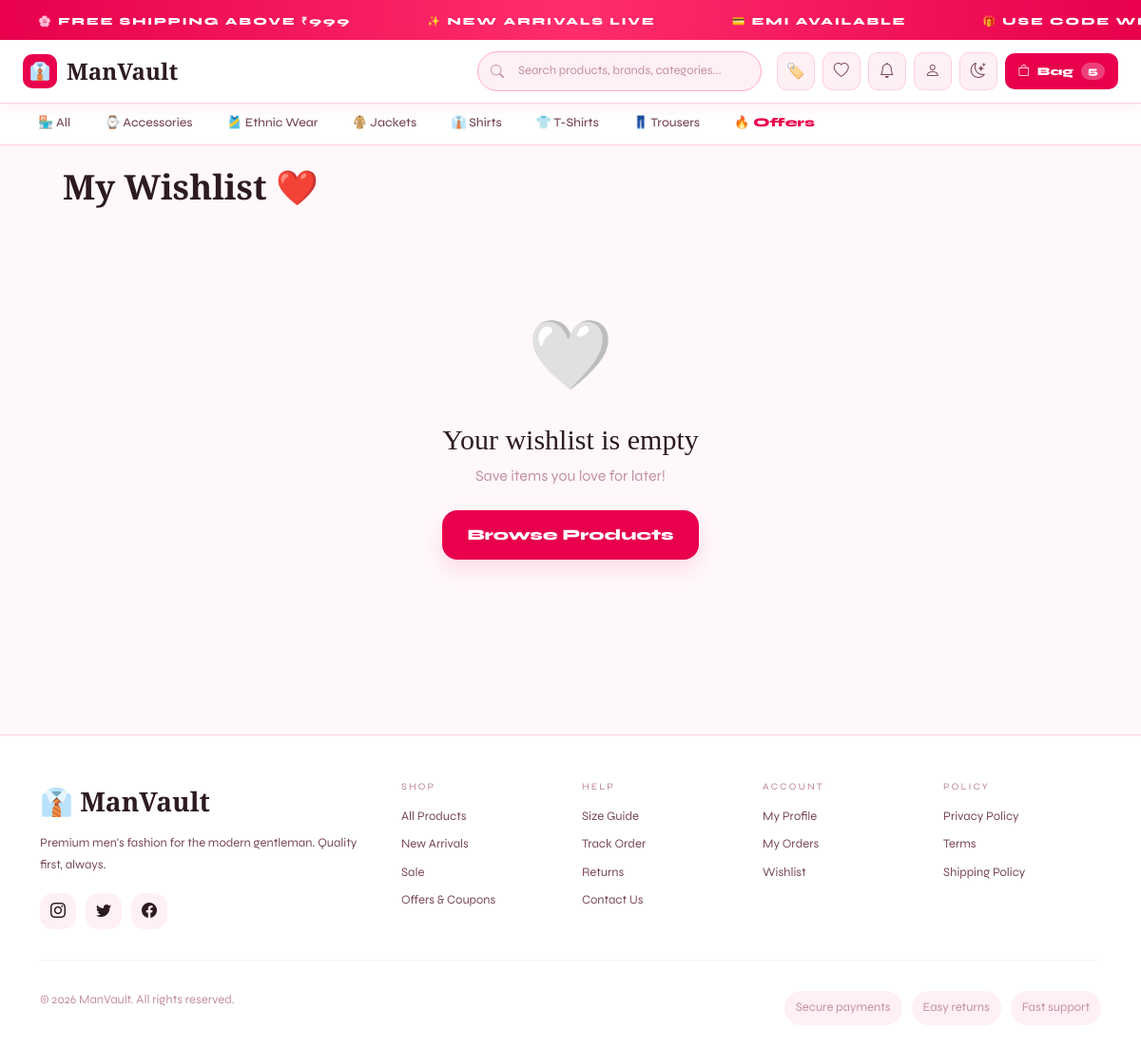
The app's page /wishlist/ (signed in) with its own data.
### store/models.py (models this page shows, shortened)
class Category(models.Model):
    name = models.CharField(max_length=100)
    slug = models.SlugField(unique=True)
    description = models.TextField(blank=True)
    image = models.ImageField(upload_to='categories/', blank=True, null=True)
    icon = models.CharField(max_length=10, default='👕')
    is_active = models.BooleanField(default=True)
    created_at = models.DateTimeField(auto_now_add=True)
    class Meta:
        verbose_name_plural = 'Categories'
        ordering = ['name']

### store/views.py (the view)
# urls.py: path('wishlist/', views.wishlist_view, name='wishlist'),
@login_required
def wishlist_view(request):
    wl, _ = Wishlist.objects.get_or_create(user=request.user)
    return render(request, 'store/wishlist.html', {'wishlist': wl})

### accounts/models.py (called while the page is built)
    @property
    def full_name(self):
        return f"{self.first_name} {self.last_name}".strip() or self.username

### store/context_processors.py (called while the page is built)
def cart_processor(request):
    cart_count = 0
    try:
        if request.user.is_authenticated:
            cart = Cart.objects.filter(user=request.user).first()
        else:
            sk = request.session.session_key
            cart = Cart.objects.filter(session_key=sk, user=None).first() if sk else None
        if cart: cart_count = cart.item_count
    except: pass
    return {'cart_count': cart_count}

def wishlist_processor(request):
    wishlist_count = 0
    try:
        if request.user.is_authenticated:
            wl = Wishlist.objects.filter(user=request.user).first()
            if wl: wishlist_count = wl.products.count()
    except: pass
    return {'wishlist_count': wishlist_count}

def common_processor(request):
    cats_for_nav = []
    notif_count = 0
    try:
        cats_for_nav = Category.objects.filter(is_active=True)[:8]
        if request.user.is_authenticated:
            notif_count = request.user.notifications.filter(is_read=False).count()
    except: pass
    return {'cats_for_nav': cats_for_nav, 'notif_count': notif_count}

### store/models.py (called while the page is built)
    @property
    def item_count(self):
        return sum(item.quantity for item in self.items.all())

### templates/store/wishlist.html
{% extends 'base.html' %}{% block title %}My Wishlist — ManVault{% endblock %}
{% block content %}
<div class="container py-4">
  <h1 class="section-title mb-4">My Wishlist ❤️</h1>
  {% if wishlist.products.exists %}
  <div class="row g-3">
    {% for p in wishlist.products.all %}{% include 'store/partials/product_card.html' %}{% endfor %}
  </div>
  {% else %}
  <div style="text-align:center;padding:80px 0">
    <div style="font-size:72px;margin-bottom:16px">🤍</div>
    <h2 style="font-family:'Cormorant Garamond',serif;font-size:30px;margin-bottom:8px">Your wishlist is empty</h2>
    <p style="color:var(--tx3);margin-bottom:24px">Save items you love for later!</p>
    <a href="{% url 'store:shop' %}" class="mv-btn">Browse Products</a>
  </div>
  {% endif %}
</div>
{% endblock %}

### templates/base.html (shortened to what this page needs)
<!DOCTYPE html>
<html lang="en">
<head>
<link href="https://cdn.jsdelivr.net/npm/bootstrap@5.3.0/dist/css/bootstrap.min.css" rel="stylesheet"/>
<link href="https://cdn.jsdelivr.net/npm/bootstrap-icons@1.11.0/font/bootstrap-icons.css" rel="stylesheet"/>
</head>
<body>
<div class="ticker">
  <div class="ticker-inner">
    {% for _ in "12345678" %}
    <span class="ticker-item">🌸 FREE SHIPPING ABOVE ₹999</span>
    <span class="ticker-item">✨ NEW ARRIVALS LIVE</span>
    <span class="ticker-item">💳 EMI AVAILABLE</span>
    <span class="ticker-item">🎁 USE CODE WELCOME10 — 10% OFF</span>
    {% endfor %}
  </div>
</div>
<nav class="mv-navbar">
  <div class="container-fluid d-flex flex-wrap align-items-center gap-3">
    <div class="d-flex align-items-center gap-3 flex-grow-1">
      <a href="{% url 'store:home' %}" class="mv-logo">
        <div class="mv-logo-icon">👔</div> ManVault
      </a>
    </div>
    <div class="nav-search d-none d-md-flex flex-grow-1">
      <form action="{% url 'store:shop' %}" method="GET" class="w-100">
        <i class="bi bi-search si"></i>
        <input type="text" name="q" placeholder="Search products, brands, categories..." value="{{ request.GET.q }}">
      </form>
    </div>
    <div class="nav-actions d-none d-md-flex align-items-center gap-2 ms-auto">
      <a href="{% url 'store:offers' %}" class="icon-btn" title="Offers & Coupons">🏷️</a>
      <a href="{% url 'store:wishlist' %}" class="icon-btn" title="Wishlist">
        <i class="bi bi-heart"></i>
      </a>
      {% if user.is_authenticated %}
        <a href="{% url 'notifications:list' %}" class="icon-btn" title="Notifications">
          <i class="bi bi-bell"></i>
        </a>
        <div class="dropdown">
          <div class="icon-btn" data-bs-toggle="dropdown" style="cursor:pointer" aria-expanded="false">
            <i class="bi bi-person"></i>
          </div>
        </div>
      {% else %}
        <a href="{% url 'accounts:login' %}" class="mv-btn-outline" style="padding:8px 14px;font-size:12px">Sign In</a>
      {% endif %}
      <button class="icon-btn" onclick="toggleTheme()" title="Toggle dark mode" aria-label="Toggle dark mode">
        <i class="bi bi-moon-stars"></i>
      </button>
      <a href="{% url 'store:cart' %}" class="cart-btn">
        <i class="bi bi-bag"></i> Bag
        {% if cart_count %}<span style="background:rgba(255,255,255,.25);border-radius:50px;padding:1px 7px;font-size:11px">{{ cart_count }}</span>{% endif %}
      </a>
    </div>
  </div>
</nav>
<div class="cat-nav flex-wrap">
  <a href="{% url 'store:shop' %}" {% if request.path == '/shop/' %}class="active"{% endif %}>🏪 All</a>
  {% for cat in cats_for_nav %}
  <a href="{% url 'store:category' cat.slug %}">{{ cat.icon }} {{ cat.name }}</a>
  {% endfor %}
  <a href="{% url 'store:offers' %}" style="color:var(--acc);font-weight:800">🔥 Offers</a>
</div>
<main class="container px-3 px-md-4">
{% block content %}{% endblock %}
</main>
<footer class="mv-footer">
  <div class="container">
    <div class="row g-4">
      <div class="col-lg-4">
        <div class="footer-logo mb-2">👔 ManVault</div>
        <p class="footer-text">Premium men's fashion for the modern gentleman. Quality first, always.</p>
        <div class="footer-socials">
          <a href="#" class="footer-social-btn"><i class="bi bi-instagram"></i></a>
          <a href="#" class="footer-social-btn"><i class="bi bi-twitter"></i></a>
          <a href="#" class="footer-social-btn"><i class="bi bi-facebook"></i></a>
        </div>
      </div>
      <div class="col-sm-4 col-lg-2 footer-links">
        <h6>Shop</h6>
        <a href="{% url 'store:shop' %}">All Products</a>
        <a href="{% url 'store:shop' %}?badge=new">New Arrivals</a>
        <a href="{% url 'store:shop' %}?badge=sale">Sale</a>
        <a href="{% url 'store:offers' %}">Offers & Coupons</a>
      </div>
      <div class="col-sm-4 col-lg-2 footer-links">
        <h6>Help</h6>
        <a href="#">Size Guide</a>
        <a href="#">Track Order</a>
        <a href="#">Returns</a>
        <a href="#">Contact Us</a>
      </div>
      <div class="col-sm-4 col-lg-2 footer-links">
        <h6>Account</h6>
        {% if user.is_authenticated %}
        <a href="{% url 'accounts:profile' %}">My Profile</a>
        <a href="{% url 'orders:order_list' %}">My Orders</a>
        <a href="{% url 'store:wishlist' %}">Wishlist</a>
        {% else %}
        <a href="{% url 'accounts:login' %}">Sign In</a>
        <a href="{% url 'accounts:register' %}">Register</a>
        {% endif %}
      </div>
      <div class="col-lg-2 footer-links">
        <h6>Policy</h6>
        <a href="#">Privacy Policy</a>
        <a href="#">Terms</a>
        <a href="#">Shipping Policy</a>
      </div>
    </div>
    <hr style="border-color:var(--brd2);margin:32px 0 20px">
    <div class="footer-bottom">
      <p>© {% now 'Y' %} ManVault. All rights reserved.</p>
      <div class="footer-cert">
        <span>Secure payments</span>
        <span>Easy returns</span>
        <span>Fast support</span>
      </div>
    </div>
  </div>
</footer>
</body>
</html>

### records on screen
Category: icon "⌚", name "Accessories"
Category: icon "🎽", name "Ethnic Wear"
Category: icon "🧥", name "Jackets"
Category: icon "👔", name "Shirts"
Category: icon "👕", name "T-Shirts"
Category: icon "👖", name "Trousers"

### other values on screen
{{ cart_count }} "5"
